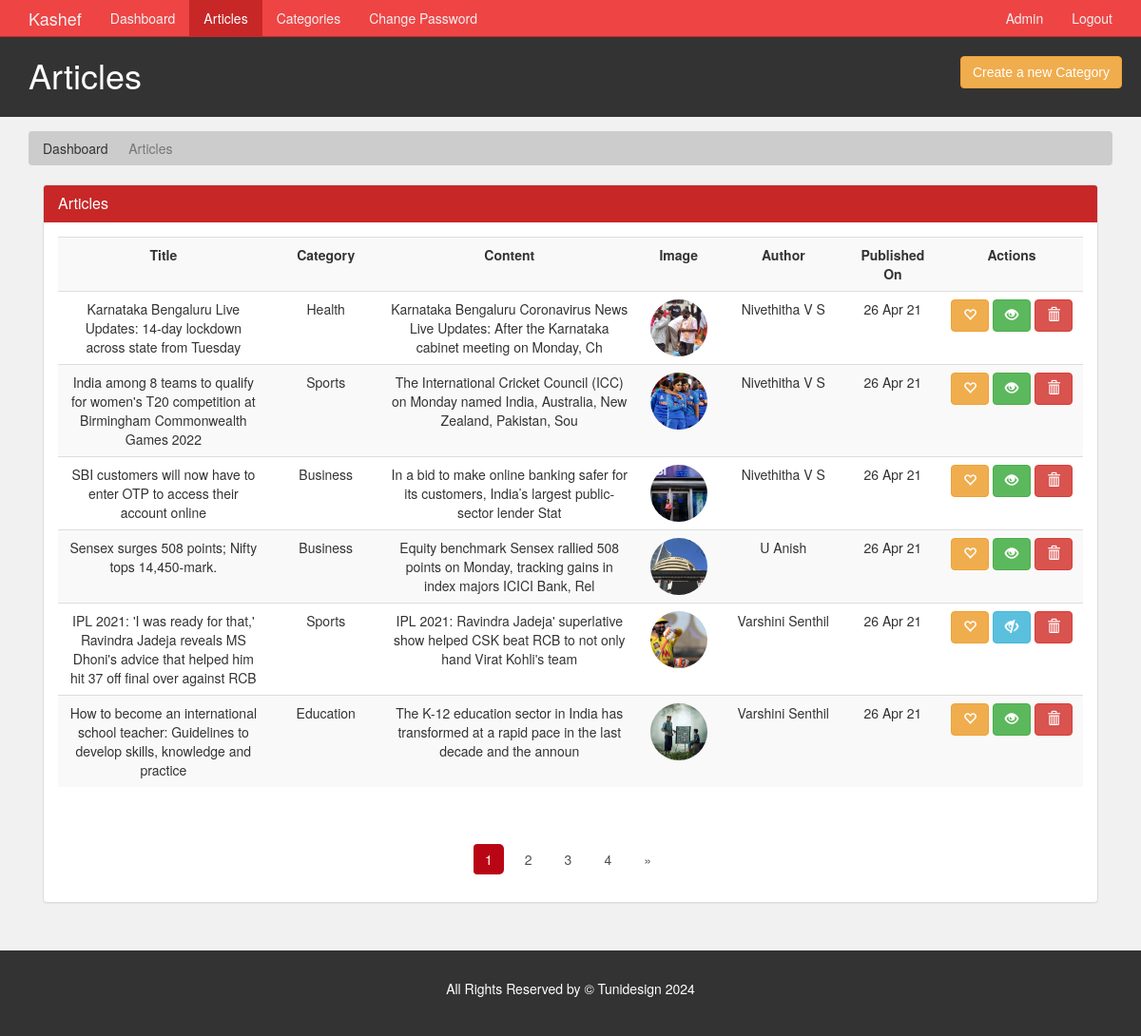
Screenshot of /admin/articles.php (signed in) with the database file from the repository.
### tables this page shows
CREATE TABLE `article` (
  `article_id` int(11) NOT NULL,
  `category_id` int(11) NOT NULL,
  `author_id` int(11) NOT NULL,
  `article_title` varchar(250) NOT NULL,
  `article_image` varchar(200) NOT NULL,
  `article_description` text NOT NULL,
  `article_date` date NOT NULL,
  `article_trend` tinyint(4) NOT NULL,
  `article_active` tinyint(4) NOT NULL
);

CREATE TABLE `category` (
  `category_id` int(11) NOT NULL,
  `category_name` varchar(45) NOT NULL,
  `category_color` varchar(35) NOT NULL,
  `category_image` varchar(250) NOT NULL,
  `category_description` varchar(350) NOT NULL
);

CREATE TABLE `author` (
  `author_id` int(11) NOT NULL,
  `author_name` varchar(35) NOT NULL,
  `author_password` varchar(100) NOT NULL,
  `author_email` varchar(45) NOT NULL
);

### admin/articles.php (the view, shortened to what this page needs)
<?php
  require('./includes/nav.inc.php');
?>
<section id="breadcrumb">
  <div class="container">
    <ol class="breadcrumb">
      <li><a href="./index.php">Dashboard</a></li>
      <li class="active">Articles</li>
    </ol>
  </div>
</section>
<section id="main">
  <div class="container">
    <div class="col-md-12">
      <?php
        $limit = 6;
        if(isset($_GET['page'])) {
          $page = $_GET['page'];
        }else {
          $page = 1;
        }
        $offset = ($page - 1) * $limit;
        $sql = "SELECT article.article_title,
                article.article_id,
                article.article_date,
                author.author_name,
                article.article_image,
                article.article_trend,
                article.article_active,
                article.article_description,
                category.category_name
                FROM article, category, author
                WHERE article.category_id = category.category_id
                AND article.author_id = author.author_id
                ORDER BY article.article_date DESC
                LIMIT {$offset},{$limit}";
        $result = mysqli_query($con,$sql);
        $row = mysqli_num_rows($result);
      ?>
      <div class="panel panel-default">
        <div class="panel-heading main-color-bg">
          <h3 class="panel-title">Articles</h3>
        </div>
        <div class="panel-body">
          <table class="table table-striped table-hover article-table">
            <tr>
              <th style="min-width: 200px">Title</th>
              <th style="min-width: 120px">Category</th>
              <th style="min-width: 250px">Content</th>
              <th style="min-width: 90px">Image</th>
              <th style="min-width: 130px">Author</th>
              <th style="min-width: 100px">Published On</th>
              <th style="min-width: 150px">Actions</th>
            </tr>
            <?php
                if($row > 0) {
                  while($data = mysqli_fetch_assoc($result)) {
                    $category_name = $data['category_name'];
                    $article_id = $data['article_id'];
                    $article_title = $data['article_title'];
                    $article_trend = $data['article_trend'];
                    $article_desc = $data['article_description'];
                    $article_image = $data['article_image'];
                    $article_date = $data['article_date'];
                    $article_author = $data['author_name'];
                    $article_active = $data['article_active'];
                    $article_desc = substr($article_desc,0,100);
                    $article_date = date("d M y",strtotime($article_date));
                    echo '
                      <tr>
                        <td>
                          '.$article_title.'
                        </td>
                        <td>
                          '.$category_name.'
                        </td>
                        <td>
                          '.$article_desc.'
                        </td>
                        <td>
                          <img src="../assets/images/articles/'.$article_image.'" />
                        </td>
                        <td>
                          '.$article_author.'
                        </td>
                        <td>
                          '.$article_date.'
                        </td>
                        <td>';
                        if($article_trend > 0) {
                          echo '
                          <a class="btn btn-danger" href="./deactivate-trend.php?id='.$article_id.'" title="Remove Article Trend">
                            <span class="glyphicon glyphicon-heart"></span>
                          </a>
                          ';
                        }
                        else {
                          echo '
                          <a class="btn btn-warning" href="./activate-trend.php?id='.$article_id.'" title="Make Article Trending">
                            <span class="glyphicon glyphicon-heart-empty"></span>
                          </a>
                          ';
                        }
                        if($article_active > 0) {
                          echo '
                          <a class="btn btn-success" href="./deactivate-article.php?id='.$article_id.'" title="Deactivate Article">
                            <span class="glyphicon glyphicon-eye-open"></span>
                          </a>
                          ';
                        }
                        else {
                          echo '
                          <a class="btn btn-info" href="./activate-article.php?id='.$article_id.'" title="Activate Article">
                            <span class="glyphicon glyphicon-eye-close"></span>
                          </a>
                          ';
                        }
                        echo '
                          <a class="btn btn-danger" href="javascript:deleteConfirm('.$article_id.')" title="Delete Article">
                            <span class="glyphicon glyphicon-trash"></span>
                          </a>
                        </td>
                      </tr>
                    ';
                  }
                }
              ?>
          </table>
        </div>
        <div class="text-center">
          <ul class="pagination pg-red">
            <?php
              $paginationQuery = "SELECT * FROM article";
              $paginationResult = mysqli_query($con, $paginationQuery);
              if(mysqli_num_rows($paginationResult) > 0) {
                $total_articles = mysqli_num_rows($paginationResult);
                $total_page = ceil($total_articles / $limit);
                for($i = 1; $i <= $total_page; $i++) {
                  $active = "";
                  if($i == $page) {
                    $active = "active";
                  }
                  echo '<li class="page-item '.$active.'"><a href="./articles.php?page='.$i.'" class="page-link">'.$i.'</a></li>';
                }
                if($total_page > $page){
                  echo '
                    <li class="page-item">
                      <a href="articles.php?page='.($page + 1).'" class="page-link">
                        <span>&raquo;</span>
                      </a>
                    </li>';
                }
              }
            ?>
          </ul>
        </div>
      </div>
    </div>
  </div>
</section>
<?php
  require('./includes/footer.inc.php')
?>

### assets/css/partials/4-component.css (style rules this page uses)
.container { width: 100%; padding-right: 15px; padding-left: 15px; margin-right: auto; margin-left: auto; }
.btn { display: inline-block; border: none; background: var(--dark-color); color: #fff; text-decoration: none; font-family: var(--ff-nunito); padding: 0.5rem 0.75rem; border-radius: var(--border-radius); transition: all 200ms ease-in-out; }
.pagination { display: inline-block; }
.pagination a { float: left; padding: 8px 16px; margin: 2px; transition: all 200ms ease-in-out; }

### assets/css/admin/style.css (style rules this page uses)
body { background: var(--light-color); }
.main-color-bg { background-color: var(--primary-color) !important; border-color: var(--primary-color) !important; color: #ffffff !important; }
.breadcrumb { background: #cccccc; color: #333333; }
.breadcrumb a { color: #333333; }
.article-table td img { border-radius: 50%; object-fit: cover; height: 6rem; width: 6rem; }
.article-table th, .article-table td { text-align: center; }
.pagination > li > a, .pagination > li > span { border-radius: var(--border-radius); margin: 5px; border: none; color: var(--dark-color); cursor: pointer; }
.pagination > .active > a, .pagination > .active > a:focus, .pagination > .active > a:hover, .pagination > .active > span, .pagination > .active > span:focus, .pagination > .active > span:hover { z-index: 3; color: #fff; cursor: default; background-color: var(--active-color); border-color: none; }
#main { min-height: 57.2vh; }

### assets/css/partials/1-variables.css (style rules this page uses)
:root { --primary-color: #c72727; --secondary-color: #f99500; --light-color: #f1f1f1; --dark-color: #50514f; --black-color: #333333; --tag-trend-color: #fa163f; --tag-yellow-color: #ffbe0b; --tag-purple-color: #8338ec; --tag-blue-color: #3a86ff; --tag-green-color: #00ff73; --tag-orange-color: #ef4339; --tag-pink-color: #ff0a54; --tag-brown-color: #663f3f; --hover-color: #ee4444; --active-color: #b90615; --ts-vs: 0.56rem; --ts-sml: 0.8rem; --ts-md: 1.1rem; --ts-lg: 1.25rem; --hs-vs: 1.3rem; --hs-sml: 2rem; --hs-md: 2.5rem; --hs-lg: 3rem; --ff-monts: "Montserrat", sans-serif; --ff-nunito: "Nunito Sans", sans-serif; --ff-noto: "Noto Serif", serif; --ff-robo: "Roboto", sans-serif; --border-radius: 5px; }

### rows the page displays
article: article_title "Karnataka Bengaluru Live Updates: 14-day lockdown across state from Tuesday", category.category_name "Health", article_description "Karnataka Bengaluru Coronavirus News Live Updates: After the Karnataka cabinet meeting on Monday, Ch", article_image (picture), author.author_name "Nivethitha V S", article_date "26 Apr 21"
article: article_title "India among 8 teams to qualify for women's T20 competition at Birmingham Commonwealth Games 2022", category.category_name "Sports", article_description "The International Cricket Council (ICC) on Monday named India, Australia, New Zealand, Pakistan, Sou", article_image (picture), author.author_name "Nivethitha V S", article_date "26 Apr 21"
article: article_title "SBI customers will now have to enter OTP to access their account online", category.category_name "Business", article_description "In a bid to make online banking safer for its customers, India’s largest public-sector lender Stat", article_image (picture), author.author_name "Nivethitha V S", article_date "26 Apr 21"
article: article_title "Sensex surges 508 points; Nifty tops 14,450-mark.", category.category_name "Business", article_description "Equity benchmark Sensex rallied 508 points on Monday, tracking gains in index majors ICICI Bank, Rel", article_image (picture), author.author_name "U Anish", article_date "26 Apr 21"
article: article_title "IPL 2021: 'I was ready for that,' Ravindra Jadeja reveals MS Dhoni's advice that helped him hit 37 off final over against RCB", category.category_name "Sports", article_description "IPL 2021: Ravindra Jadeja' superlative show helped CSK beat RCB to not only hand Virat Kohli's team", article_image (picture), author.author_name "Varshini Senthil", article_date "26 Apr 21"
article: article_title "How to become an international school teacher: Guidelines to develop skills, knowledge and practice", category.category_name "Education", article_description "The K-12 education sector in India has transformed at a rapid pace in the last decade and the announ", article_image (picture), author.author_name "Varshini Senthil", article_date "26 Apr 21"

### other values shown
$admin_name "Admin"
$page_title "Articles"
